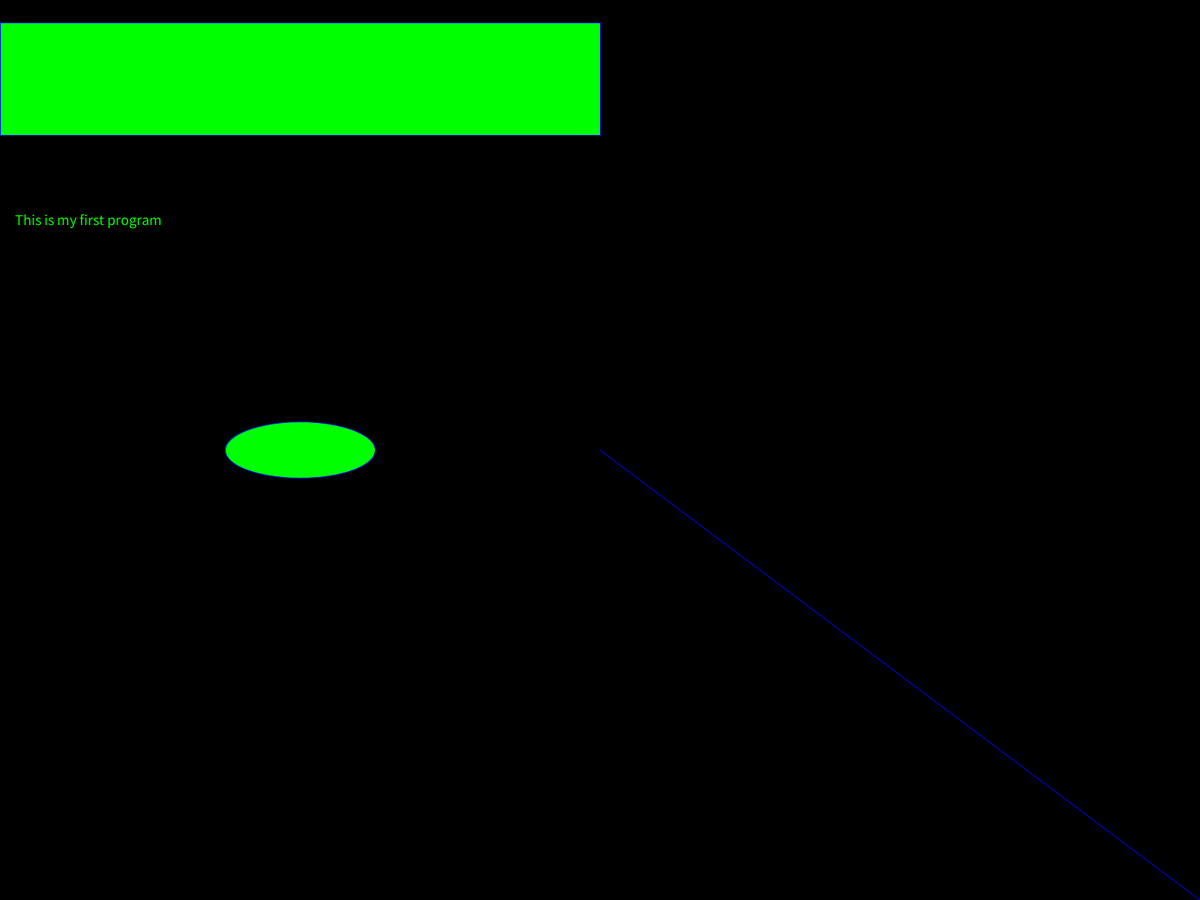
Frame 1 (no input)
Frame 60 (the mouse pressed at the canvas centre just before this capture): identical to frame 1, image omitted
Frame 120 (the mouse held since frame 60 and released just before this capture): identical to frame 1, image omitted

The Processing sketch that drew this single still picture (run headless with seeded random() and noise(); from frame 60 on, the mouse is pressed at the canvas centre):

// Processing sketch: color
// ── color.pde
void setup() //runs once
{
    fullScreen(); //sets full screen
    background(0);  //Set the background color to black
    fill(0,255,0);  //Set the interior of objects to green
    stroke(0,0,255);  //Set the outline of objects to be blue

    //The code below is from the previous example
    line(width/2, height/2, width,height); //draws a line 
    rect(0,30, width/2,height/8); //draws a rectangle
    ellipse(width/4, height/2, width/8,height/16); //draws a ellipse
    textSize(20); //set text size to 20
    text("This is my first program", 20, height/4); //writes text on screen
}

void draw() //runs forever
{
  
}
